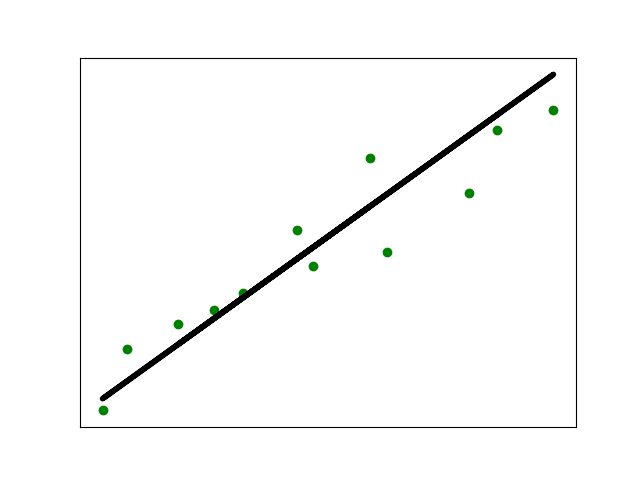

Source code (Python):
import pickle

import matplotlib.pyplot as plt
import numpy as np
import sklearn.metrics as sm
from sklearn import linear_model

# Вхідний файл, який містить дані
input_file = "data_singlevar_regr.txt"
# Завантаження даних
data = np.loadtxt(input_file, delimiter=",")
X, y = data[:, :-1], data[:, -1]
# Розбивка даних на навчальний та тестовий набори
num_training = int(0.8 * len(X))
num_test = len(X) - num_training
# Тренувальні дані
X_train, y_train = X[:num_training], y[:num_training]
# Тестові дані
X_test, y_test = X[num_training:], y[num_training:]
# Створення об'єкта лінійного регресора
regressor = linear_model.LinearRegression()
regressor.fit(X_train, y_train)
# Прогнозування результату
y_test_pred = regressor.predict(X_test)
# Побудова графіка
plt.scatter(X_test, y_test, color="green")
plt.plot(X_test, y_test_pred, color="black", linewidth=4)
plt.xticks(())
plt.yticks(())
plt.savefig("LR_4_task_1.png")
print("Linear regressor performance:")
print("Mean absolute error =", round(sm.mean_absolute_error(y_test, y_test_pred), 2))
print("Mean squared error =", round(sm.mean_squared_error(y_test, y_test_pred), 2))
print(
    "Median absolute error =", round(sm.median_absolute_error(y_test, y_test_pred), 2)
)
print(
    "Explain variance score =",
    round(sm.explained_variance_score(y_test, y_test_pred), 2),
)
print("R2 score =", round(sm.r2_score(y_test, y_test_pred), 2))
# Файл для збереження моделі
output_model_file = "model.pkl"
# Збереження моделі
with open(output_model_file, "wb") as f:
    pickle.dump(regressor, f)
# Завантаження моделі
y_test_pred_new = regressor.predict(X_test)
print(
    "\nNew mean absolute error =",
    round(sm.mean_absolute_error(y_test, y_test_pred_new), 2),
)
